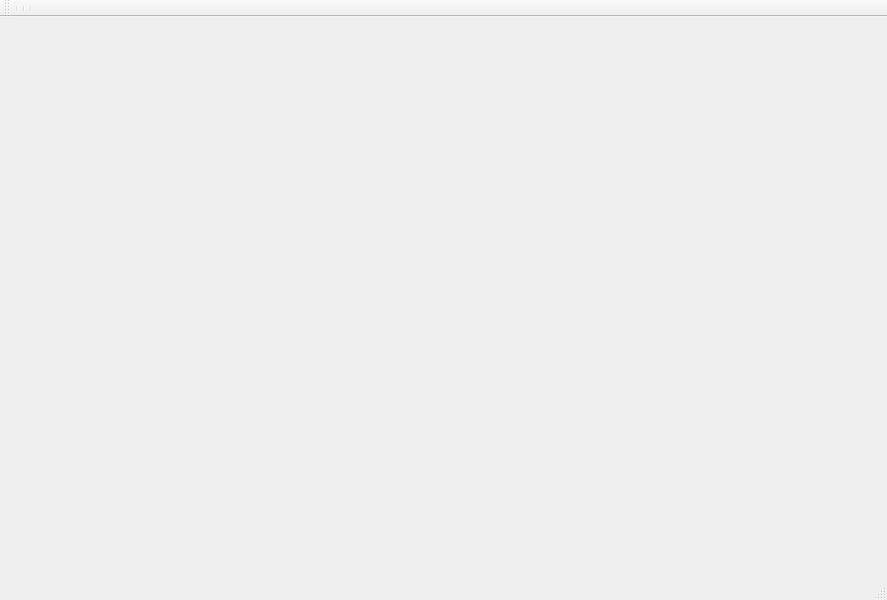
<?xml version="1.0" encoding="UTF-8"?>
<ui version="4.0">
 <class>MainWindow</class>
 <widget class="QMainWindow" name="MainWindow">
  <property name="geometry">
   <rect>
    <x>0</x>
    <y>0</y>
    <width>887</width>
    <height>600</height>
   </rect>
  </property>
  <property name="windowTitle">
   <string>MainWindow</string>
  </property>
  <widget class="QWidget" name="centralwidget"/>
  <widget class="QMenuBar" name="menubar">
   <property name="geometry">
    <rect>
     <x>0</x>
     <y>0</y>
     <width>887</width>
     <height>26</height>
    </rect>
   </property>
  </widget>
  <widget class="QStatusBar" name="statusbar"/>
  <widget class="QToolBar" name="toolBar">
   <property name="windowTitle">
    <string>toolBar</string>
   </property>
   <property name="toolTip">
    <string/>
   </property>
   <attribute name="toolBarArea">
    <enum>TopToolBarArea</enum>
   </attribute>
   <attribute name="toolBarBreak">
    <bool>false</bool>
   </attribute>
   <addaction name="separator"/>
   <addaction name="separator"/>
   <addaction name="separator"/>
  </widget>
 </widget>
 <resources/>
 <connections/>
</ui>
